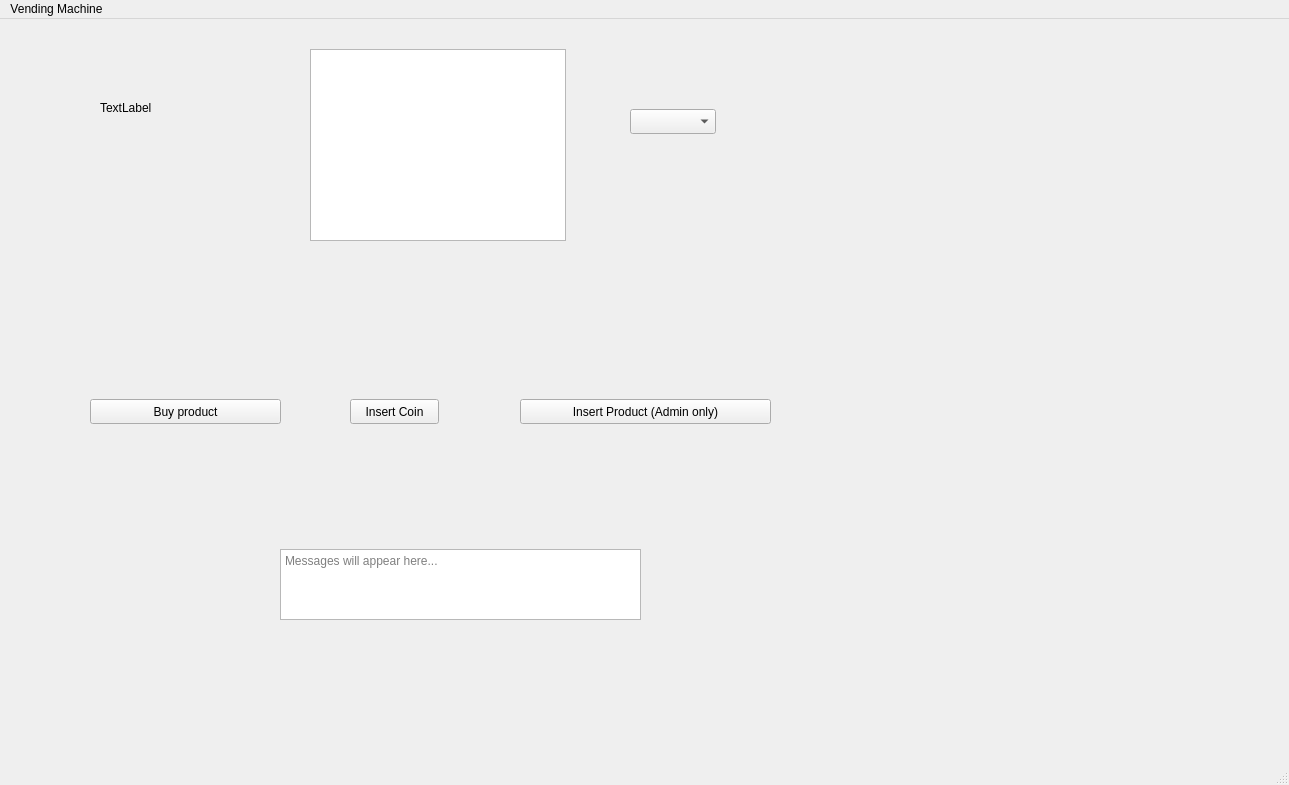
<?xml version="1.0" encoding="UTF-8"?>
<ui version="4.0">
 <class>MainWindow</class>
 <widget class="QMainWindow" name="MainWindow">
  <property name="geometry">
   <rect>
    <x>0</x>
    <y>0</y>
    <width>1289</width>
    <height>785</height>
   </rect>
  </property>
  <property name="windowTitle">
   <string>MainWindow</string>
  </property>
  <widget class="QWidget" name="centralwidget">
   <widget class="QLabel" name="labelBalance">
    <property name="geometry">
     <rect>
      <x>100</x>
      <y>80</y>
      <width>141</width>
      <height>17</height>
     </rect>
    </property>
    <property name="text">
     <string>TextLabel</string>
    </property>
   </widget>
   <widget class="QListWidget" name="listProducts">
    <property name="geometry">
     <rect>
      <x>310</x>
      <y>30</y>
      <width>256</width>
      <height>192</height>
     </rect>
    </property>
   </widget>
   <widget class="QComboBox" name="comboCoin">
    <property name="geometry">
     <rect>
      <x>630</x>
      <y>90</y>
      <width>86</width>
      <height>25</height>
     </rect>
    </property>
   </widget>
   <widget class="QPushButton" name="btnInsert">
    <property name="geometry">
     <rect>
      <x>350</x>
      <y>380</y>
      <width>89</width>
      <height>25</height>
     </rect>
    </property>
    <property name="text">
     <string>Insert Coin</string>
    </property>
   </widget>
   <widget class="QPushButton" name="btnBuy">
    <property name="geometry">
     <rect>
      <x>90</x>
      <y>380</y>
      <width>191</width>
      <height>25</height>
     </rect>
    </property>
    <property name="text">
     <string>Buy product</string>
    </property>
   </widget>
   <widget class="QPushButton" name="btnAdmin">
    <property name="geometry">
     <rect>
      <x>520</x>
      <y>380</y>
      <width>251</width>
      <height>25</height>
     </rect>
    </property>
    <property name="text">
     <string>Insert Product (Admin only)</string>
    </property>
   </widget>
   <widget class="QPlainTextEdit" name="txtLog">
    <property name="geometry">
     <rect>
      <x>280</x>
      <y>530</y>
      <width>361</width>
      <height>71</height>
     </rect>
    </property>
    <property name="readOnly">
     <bool>true</bool>
    </property>
    <property name="placeholderText">
     <string>Messages will appear here...</string>
    </property>
   </widget>
  </widget>
  <widget class="QMenuBar" name="menubar">
   <property name="geometry">
    <rect>
     <x>0</x>
     <y>0</y>
     <width>1289</width>
     <height>22</height>
    </rect>
   </property>
   <widget class="QMenu" name="menuVending_Machine">
    <property name="title">
     <string>Vending Machine</string>
    </property>
   </widget>
   <addaction name="menuVending_Machine"/>
  </widget>
  <widget class="QStatusBar" name="statusbar"/>
 </widget>
 <resources/>
 <connections/>
</ui>
